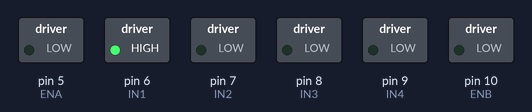
A sketch run on a simulated Arduino Uno, built with avr-gcc and run on an emulated ATmega328P. Parts: switched loads named in the sketch (green lamp = pin HIGH).

Above: at 1.2 s.
At 3.7 s:
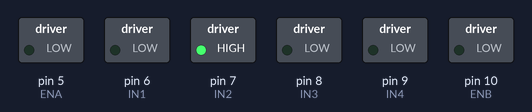
At 7.5 s:
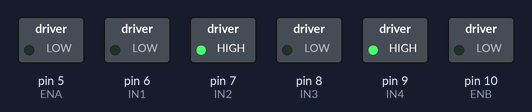
At 12.6 s:
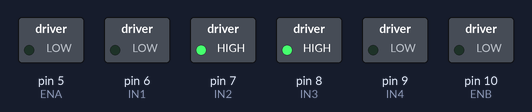
At 16.3 s:
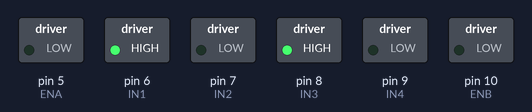
Timing chart, 0 to 19.7 s (numbered marks = the images above):
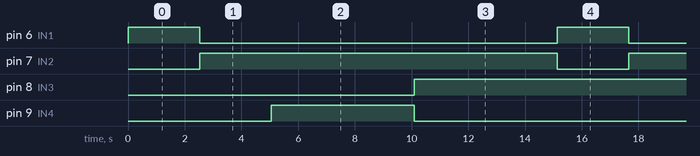

Measured:
- by itself, pin 6 (IN1): alternates HIGH for 2.5 s and LOW for 12.6 s
- by itself, pin 7 (IN2): alternates HIGH for 12.6 s and LOW for 2.5 s
- by itself, pin 8 (IN3): alternates HIGH for 10.1 s and LOW for 5.0 s
- by itself, pin 9 (IN4): alternates HIGH for 5.0 s and LOW for 10.1 s

The sketch:

L293D_DCMotorDirection.ino
```cpp
#define MIN_ABS_SPEED 20

//MOTOR CONTROLLER
int ENA = 5;
int IN1 = 6;
int IN2 = 7;
int IN3 = 8;
int IN4 = 9;
int ENB = 10;

int vertDegree = 0;
int horzDegree = 0;
int motorSpeed = 40;
void setup()
{
  Serial.begin(9600);
  pinMode(IN1, OUTPUT);
  pinMode(IN2, OUTPUT);
  pinMode(IN3, OUTPUT);
  pinMode(IN4, OUTPUT);
  pinMode(ENA, OUTPUT);
  pinMode(ENB, OUTPUT);
}


void loop()
{
  for(vertDegree = 0; vertDegree < 180; vertDegree++) {  // going left to right.
    setVerticalSteps(true);
  }
  for(vertDegree = 180; vertDegree > 0; vertDegree--) {  // going right to left
    setVerticalSteps(false);
  }
  for(horzDegree = 0; horzDegree < 360; horzDegree++) {  // going left to right.
    setHorizontalSteps(true);
  }
  for(horzDegree = 360; horzDegree > 0; horzDegree--) {  // going right to left
    setHorizontalSteps(false);
  }
}

void setVerticalSteps(boolean up){
   digitalWrite(IN1, up);
   digitalWrite(IN2, !up);
   delay(14);
}
void setHorizontalSteps(boolean right){
   digitalWrite(IN4, right);
   digitalWrite(IN3, !right);
   delay(14);
}
```
